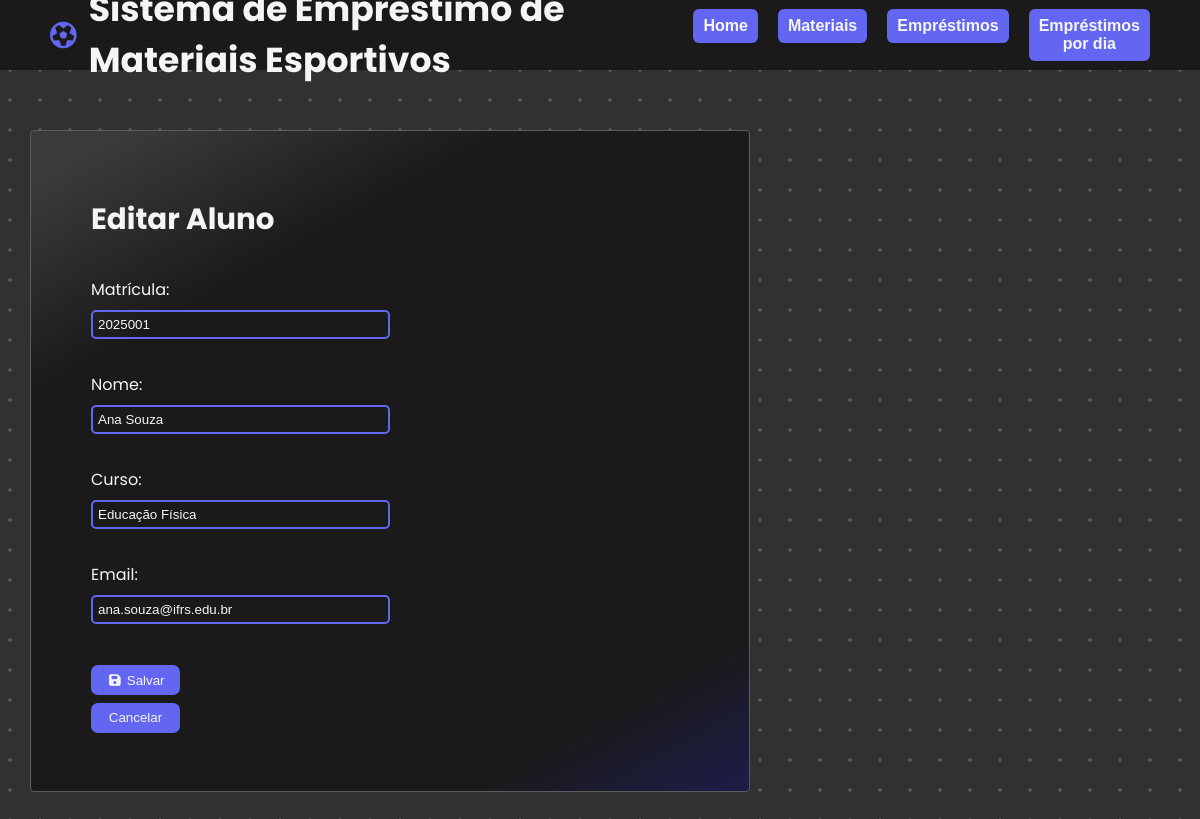
Page /public/index.php?entidade=aluno&acao=editar&matricula=2025001 on the committed database.
### tables this page shows
CREATE TABLE Aluno (
  matricula VARCHAR(20) PRIMARY KEY UNIQUE,
  nome VARCHAR(100),
  curso VARCHAR(50),
  email VARCHAR(100)
);

### config/db.php (called while the page is built, shortened)
<?php
function getPDO() {
  $host = '127.0.0.1';
  $db   = 'reservamateriais';
  $user = 'root';
  $pass = '';
  $dsn  = "mysql:host=$host;dbname=$db;charset=utf8";
  try {
    $pdo = new PDO($dsn, $user, $pass);
    $pdo->setAttribute(PDO::ATTR_ERRMODE, PDO::ERRMODE_EXCEPTION);
    $pdo->setAttribute(PDO::ATTR_DEFAULT_FETCH_MODE, PDO::FETCH_ASSOC);
    return $pdo;
  } catch (PDOException $e) {
    die('Erro de conexão: ' . $e->getMessage());
  }
}
function h($s) {
  return htmlspecialchars($s ?? '', ENT_QUOTES, 'UTF-8');
}

### src/dao/AlunoDAO.php (called while the page is built, shortened)
<?php
require_once __DIR__ . '/../../config/db.php';
class AlunoDAO {
  private $pdo;
  public function __construct() { $this->pdo = getPDO(); }
  public function buscarPorMatricula($matricula) {
    $stmt = $this->pdo->prepare("SELECT matricula, nome, curso, email FROM Aluno WHERE matricula = ?");
    $stmt->execute(array($matricula));
    return $stmt->fetch();
  }
}

### src/controller/aluno_editar.php (the view, shortened to what this page needs)
<!DOCTYPE html>
<html lang="pt-br">
<head>
    <link rel="stylesheet" href="assets/style.css">
    <link rel="stylesheet" href="https://cdnjs.cloudflare.com/ajax/libs/font-awesome/7.0.1/css/all.min.css"
 />
</head>
<body>
    <header>
        <div>
            <i class="fa-regular fa-futbol"></i>
            <h1>Sistema de Empréstimo de Materiais Esportivos</h1>
        </div>
        <div>
            <a href="?entidade=home&acao=index"><button type="button">Home</button></a>
            <a href="?entidade=material&acao=listar"><button type="button">Materiais</button></a>
            <a href="?entidade=emprestimo&acao=listar"><button type="button">Empréstimos</button></a>
            <a href="?entidade=emprestimo&acao=por_dia"><button type="button">Empréstimos por dia</button></a>
        </div>
    </header>
    <section id="corpo">
        <main>
            <?php
            require_once __DIR__ . '/../dao/AlunoDAO.php';
            $dao = new AlunoDAO();
            $matricula = isset($_GET['matricula']) ? $_GET['matricula'] : '';
            $aluno = $dao->buscarPorMatricula($matricula);
            echo '<h2>Editar Aluno</h2>';
            echo '<form method="post">';
            echo 'Matrícula: <input type="text" name="matricula" value="' . h($aluno['matricula']) . '" disabled><br>';
            echo 'Nome: <input type="text" name="nome" value="' . h($aluno['nome']) . '"><br>';
            echo 'Curso: <input type="text" name="curso" value="' . h($aluno['curso']) . '"><br>';
            echo 'Email: <input type="email" name="email" value="' . h($aluno['email']) . '"><br>';
            echo '<button type="submit"><i class="fa-solid fa-floppy-disk"></i> Salvar</button> ';
            echo '<a href="?entidade=aluno&acao=listar"><button type="button" class="formButton">Cancelar</button></a>';
            echo '</form>';
            ?>
        </main>
    </section>
</body>
</html>

### public/assets/style.css (style rules this page uses)
* { margin: 0; padding: 0; box-sizing: border-box; }
button { cursor: pointer; }
body { font-family: Arial, sans-serif; font-family: "Poppins", sans-serif; height: 100vh; width: 100vw; color: whitesmoke; background-color: #313131; background-image: radial-gradient(rgba(255, 255, 255, 0.171) 2px, transparent 0); background-size: 30px 30px; background-position: -5px -5px }
header { background-color: #1a1a1a; display: flex; align-items: center; height: 70px; width: 100%; justify-content: space-between; }
header>* { margin: 0 50px; }
header div:first-child { display: flex; align-items: center; gap: 12px; }
header div:last-child { display: flex; gap: 20px; }
h1 { font-size: 26pt; font-weight: 700; }
header i { font-size: 20pt; font-weight: 700; color: #6366F1; }
button[type="button"]:not(.formButton) { font-size: 12pt; font-weight: bold; color: whitesmoke; background-color: #6366F1; border: none; border-radius: 6px; padding: 8px 10px; cursor: pointer; }
#corpo { height: calc(100% - 70px); width: 100%; display: flex; justify-content: center; align-items: center; }
main { background: #3b3b3b; background: linear-gradient(151deg, rgba(59, 59, 59, 1) 5%, rgba(26, 26, 26, 1) 25%, rgba(26, 26, 26, 1) 85%, rgba(29, 29, 74, 1) 100%); border: 1px solid #5c5c5c; border-radius: 4px; height: auto; max-height: 75%; overflow-y: scroll; width: 60%; padding: 30px 60px; margin: 0 420px 100px 0; }
main>* { margin: 36px 0; }
h2 { font-size: 22pt; }
form { display: flex; flex-direction: column; gap: 8px; }
form input, form select, textarea { width: 50%; padding: 5px; border: 2px solid rgba(99, 102, 241, 1) ; border-radius: 5px; color: whitesmoke; background-color: #00000000; }
form button { background-color: #6366F1; color: whitesmoke; border: none; border-radius: 7px; width: 12ch; height: 4ch; }

### rows in the picture
aluno: matricula "2025001", nome "Ana Souza", curso "Educação Física", email "ana.souza@ifrs.edu.br"
